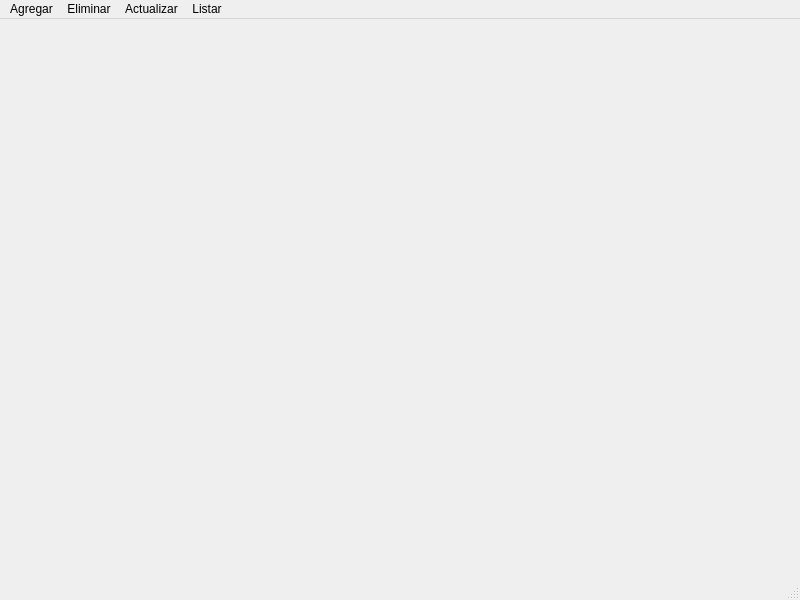
<?xml version="1.0" encoding="UTF-8"?>
<ui version="4.0">
 <class>MainWindow</class>
 <widget class="QMainWindow" name="MainWindow">
  <property name="geometry">
   <rect>
    <x>0</x>
    <y>0</y>
    <width>800</width>
    <height>600</height>
   </rect>
  </property>
  <property name="windowTitle">
   <string>Principal</string>
  </property>
  <widget class="QWidget" name="centralwidget"/>
  <widget class="QStatusBar" name="statusbar"/>
  <widget class="QMenuBar" name="menubar">
   <property name="geometry">
    <rect>
     <x>0</x>
     <y>0</y>
     <width>800</width>
     <height>26</height>
    </rect>
   </property>
   <widget class="QMenu" name="menuAGREGAR">
    <property name="title">
     <string>Agregar</string>
    </property>
    <addaction name="actionAgregar_Jugador"/>
    <addaction name="actionAgregar_Personaje"/>
    <addaction name="actionAgregar_Especie"/>
   </widget>
   <widget class="QMenu" name="menuEliminar">
    <property name="title">
     <string>Eliminar</string>
    </property>
    <addaction name="actionEliminar_Jugador"/>
    <addaction name="actionEliminar_Personaje"/>
    <addaction name="actionEliminar_Especie"/>
   </widget>
   <widget class="QMenu" name="menuActualizar">
    <property name="title">
     <string>Actualizar</string>
    </property>
    <addaction name="actionActualizar_Jugador"/>
    <addaction name="actionActualizar_Personaje"/>
    <addaction name="actionActualizar_Especie"/>
   </widget>
   <widget class="QMenu" name="menuListar">
    <property name="title">
     <string>Listar</string>
    </property>
    <addaction name="actionListar_Jugadores"/>
    <addaction name="actionListar_Personajes"/>
    <addaction name="actionGraficar"/>
   </widget>
   <addaction name="menuAGREGAR"/>
   <addaction name="menuEliminar"/>
   <addaction name="menuActualizar"/>
   <addaction name="menuListar"/>
  </widget>
  <action name="actionAgregar_Jugador">
   <property name="text">
    <string>Agregar Jugador</string>
   </property>
  </action>
  <action name="actionAgregar_Personaje">
   <property name="text">
    <string>Agregar Personaje</string>
   </property>
  </action>
  <action name="actionAgregar_Especie">
   <property name="text">
    <string>Agregar Especie</string>
   </property>
  </action>
  <action name="actionEliminar_Jugador">
   <property name="text">
    <string>Eliminar Jugador</string>
   </property>
  </action>
  <action name="actionEliminar_Personaje">
   <property name="text">
    <string>Eliminar Personaje</string>
   </property>
  </action>
  <action name="actionEliminar_Especie">
   <property name="text">
    <string>Eliminar Especie</string>
   </property>
  </action>
  <action name="actionActualizar_Jugador">
   <property name="text">
    <string>Actualizar Jugador</string>
   </property>
  </action>
  <action name="actionActualizar_Personaje">
   <property name="text">
    <string>Actualizar Personaje</string>
   </property>
  </action>
  <action name="actionActualizar_Especie">
   <property name="text">
    <string>Actualizar Especie</string>
   </property>
  </action>
  <action name="actionListar_Jugadores">
   <property name="text">
    <string>Listar Jugadores</string>
   </property>
  </action>
  <action name="actionListar_Personajes">
   <property name="text">
    <string>Listar Personajes</string>
   </property>
  </action>
  <action name="actionGraficar">
   <property name="text">
    <string>Graficar</string>
   </property>
  </action>
 </widget>
 <resources/>
 <connections/>
</ui>
